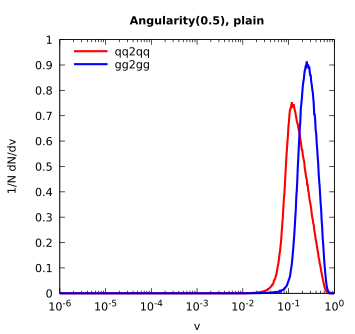

gnuplot code for this plot:
# -*- GNUPlot -*-
reset
set term pdfcairo enhanced size 9cm, 8.5cm
set out 'plots-distribs.pdf'
set colors classic

#--------------------------------------------------------------------------------
# plot distributions
#--------------------------------------------------------------------------------

set xlabel 'v'
set ylabel '1/N dN/dv'

vs='plain_ang_0.5 plain_ang_1.0 plain_ang_2.0 sd_ang_0.5 sd_ang_1.0 sd_ang_2.0 mmdt_ang_0.5 mmdt_ang_1.0 mmdt_ang_2.0 plain_ecf_0.5 plain_ecf_1.0 plain_ecf_2.0 sd_ecf_0.5 sd_ecf_1.0 sd_ecf_2.0 mmdt_ecf_0.5 mmdt_ecf_1.0 mmdt_ecf_2.0'
labs="'Angularity(0.5), plain' 'Angularity(1.0), plain' 'Angularity(2.0), plain' 'Angularity(0.5), SD(2,0.05)' 'Angularity(1.0), SD(2,0.05)' 'Angularity(2.0), SD(2,0.05)' 'Angularity(0.5), mMDT(0.1)' 'Angularity(1.0), mMDT(0.1)' 'Angularity(2.0), mMDT(0.1)' 'ECF(0.5), plain' 'ECF(1.0), plain' 'ECF(2.0), plain' 'ECF(0.5), SD(2,0.05)' 'ECF(1.0), SD(2,0.05)' 'ECF(2.0), SD(2,0.05)' 'ECF(0.5), mMDT(0.1)' 'ECF(1.0), mMDT(0.1)' 'ECF(2.0), mMDT(0.1)'"

set log x
set xrange [1e-6:1]
set format x '10^{%T}'
set key top left reverse Left
do for [iv=1:words(vs)]{
    set title '{} {/:Bold '.word(labs,iv).'} {}'
    plot '< mergeidx.pl -f ../res/lhc13-py8.230_M13-qq2qq-ptmin500-full.res '.word(vs,iv) u (exp($2)):4 w l dt 1 lc 1 lw 3 t 'qq2qq',\
         '< mergeidx.pl -f ../res/lhc13-py8.230_M13-gg2gg-ptmin500-full.res '.word(vs,iv) u (exp($2)):4 w l dt 1 lc 3 lw 3 t 'gg2gg'
}

vs='plain_isd_1.0 plain_isd_2.0 plain_isd_5.0 sd_isd_1.0 sd_isd_2.0 sd_isd_5.0 mmdt_isd_1.0 mmdt_isd_2.0 mmdt_isd_5.0'
labs="'ISD(1.0), plain' 'ISD(2.0), plain' 'ISD(5.0), plain' 'ISD(1.0), SD(2,0.05)' 'ISD(2.0), SD(2,0.05)' 'ISD(5.0), SD(2,0.05)' 'ISD(1.0), mMDT(0.1)' 'ISD(2.0), mMDT(0.1)' 'ISD(5.0), mMDT(0.1)'"

unset log x
set xrange [0:15]
set format x '%g'
set key top right noreverse Right

do for [iv=1:words(vs)]{
    set title '{} {/:Bold '.word(labs,iv).'} {}'
    plot '< mergeidx.pl -f ../res/lhc13-py8.230_M13-qq2qq-ptmin500-full.res '.word(vs,iv) u 2:4 w l dt 1 lc 1 lw 3 t 'qq2qq',\
         '< mergeidx.pl -f ../res/lhc13-py8.230_M13-gg2gg-ptmin500-full.res '.word(vs,iv) u 2:4 w l dt 1 lc 3 lw 3 t 'gg2gg'
}

#--------------------------------------------------------------------------------
# ROC curves
#--------------------------------------------------------------------------------

set style line 1 dt 1 lc 1 lw 3
set style line 2 dt 1 lc 3 lw 3
set style line 3 dt 1 lc 7 lw 3
set style line 4 dt (16,8) lc 1 lw 3
set style line 5 dt (16,8) lc 3 lw 3
set style line 6 dt (16,8) lc 7 lw 3
set style line 7 dt (4,4) lc 1 lw 3
set style line 8 dt (4,4) lc 3 lw 3
set style line 9 dt (4,4) lc 7 lw 3

set grid
set key top left reverse Left

set xrange [0:1]
set xlabel '{/Symbol e}_q'
set yrange [0:1]
set ylabel '{/Symbol e}_g'

# fix observable, vary the rest
m='< mergeidx.pl -f ../res/lhc13-py8.230_M13-qq2qq-ptmin500-full.res -f ../res/lhc13-py8.230_M13-gg2gg-ptmin500-full.res '
r=' | rebin.pl -arc 1'

set title '{} {/:Bold Angularities} {}'
plot m.'plain_ang_0.5'.r u 4:8 w l ls 1 t 'plain, {/Symbol a}=0.5',\
     m.'plain_ang_1.0'.r u 4:8 w l ls 2 t 'plain, {/Symbol a}=1.0',\
     m.'plain_ang_2.0'.r u 4:8 w l ls 3 t 'plain, {/Symbol a}=2.0',\
     m.'sd_ang_0.5'   .r u 4:8 w l ls 4 t 'SD, {/Symbol a}=0.5',\
     m.'sd_ang_1.0'   .r u 4:8 w l ls 5 t 'SD, {/Symbol a}=1.0',\
     m.'sd_ang_2.0'   .r u 4:8 w l ls 6 t 'SD, {/Symbol a}=2.0',\
     m.'mmdt_ang_0.5' .r u 4:8 w l ls 7 t 'mMDT, {/Symbol a}=0.5',\
     m.'mmdt_ang_1.0' .r u 4:8 w l ls 8 t 'mMDT, {/Symbol a}=1.0',\
     m.'mmdt_ang_2.0' .r u 4:8 w l ls 9 t 'mMDT, {/Symbol a}=2.0'
     
set title '{} {/:Bold ECFs} {}'
plot m.'plain_ecf_0.5'.r u 4:8 w l ls 1 t 'plain, {/Symbol a}=0.5',\
     m.'plain_ecf_1.0'.r u 4:8 w l ls 2 t 'plain, {/Symbol a}=1.0',\
     m.'plain_ecf_2.0'.r u 4:8 w l ls 3 t 'plain, {/Symbol a}=2.0',\
     m.'sd_ecf_0.5'   .r u 4:8 w l ls 4 t 'SD, {/Symbol a}=0.5',\
     m.'sd_ecf_1.0'   .r u 4:8 w l ls 5 t 'SD, {/Symbol a}=1.0',\
     m.'sd_ecf_2.0'   .r u 4:8 w l ls 6 t 'SD, {/Symbol a}=2.0',\
     m.'mmdt_ecf_0.5' .r u 4:8 w l ls 7 t 'mMDT, {/Symbol a}=0.5',\
     m.'mmdt_ecf_1.0' .r u 4:8 w l ls 8 t 'mMDT, {/Symbol a}=1.0',\
     m.'mmdt_ecf_2.0' .r u 4:8 w l ls 9 t 'mMDT, {/Symbol a}=2.0'
     
set title '{} {/:Bold ISDs} {}'
plot m.'plain_isd_1.0'.r u 4:8 w l ls 1 t 'plain, k_t>=1.0',\
     m.'plain_isd_2.0'.r u 4:8 w l ls 2 t 'plain, k_t>=2.0',\
     m.'plain_isd_5.0'.r u 4:8 w l ls 3 t 'plain, k_t>=5.0',\
     m.'sd_isd_1.0'   .r u 4:8 w l ls 4 t 'SD, k_t>1.0',\
     m.'sd_isd_2.0'   .r u 4:8 w l ls 5 t 'SD, k_t>2.0',\
     m.'sd_isd_5.0'   .r u 4:8 w l ls 6 t 'SD, k_t>5.0',\
     m.'mmdt_isd_1.0' .r u 4:8 w l ls 7 t 'mMDT, k_t>1.0',\
     m.'mmdt_isd_2.0' .r u 4:8 w l ls 8 t 'mMDT, k_t>2.0',\
     m.'mmdt_isd_5.0' .r u 4:8 w l ls 9 t 'mMDT, k_t>5.0'

set out
